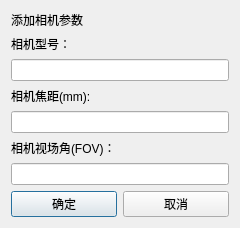
<?xml version="1.0" encoding="UTF-8"?>
<ui version="4.0">
 <class>Dialog_CamSet</class>
 <widget class="QDialog" name="Dialog_CamSet">
  <property name="geometry">
   <rect>
    <x>0</x>
    <y>0</y>
    <width>240</width>
    <height>227</height>
   </rect>
  </property>
  <property name="windowTitle">
   <string>Dialog</string>
  </property>
  <layout class="QGridLayout" name="gridLayout">
   <item row="0" column="0">
    <widget class="QLabel" name="label_18">
     <property name="font">
      <font>
       <family>微软雅黑</family>
      </font>
     </property>
     <property name="text">
      <string>添加相机参数</string>
     </property>
    </widget>
   </item>
   <item row="1" column="0">
    <widget class="QLabel" name="label_15">
     <property name="text">
      <string>相机型号：</string>
     </property>
    </widget>
   </item>
   <item row="2" column="0" colspan="2">
    <widget class="QLineEdit" name="lineEdit_model"/>
   </item>
   <item row="3" column="0">
    <widget class="QLabel" name="label_16">
     <property name="text">
      <string>相机焦距(mm):</string>
     </property>
    </widget>
   </item>
   <item row="4" column="0" colspan="2">
    <widget class="QLineEdit" name="lineEdit_focus">
     <property name="text">
      <string/>
     </property>
    </widget>
   </item>
   <item row="5" column="0" colspan="2">
    <widget class="QLabel" name="label_17">
     <property name="text">
      <string>相机视场角(FOV)：</string>
     </property>
    </widget>
   </item>
   <item row="6" column="0" colspan="2">
    <widget class="QLineEdit" name="lineEdit_fov">
     <property name="text">
      <string/>
     </property>
    </widget>
   </item>
   <item row="7" column="0">
    <widget class="QPushButton" name="btn_OK">
     <property name="text">
      <string>确定</string>
     </property>
    </widget>
   </item>
   <item row="7" column="1">
    <widget class="QPushButton" name="btn_CANCEL">
     <property name="text">
      <string>取消</string>
     </property>
    </widget>
   </item>
  </layout>
 </widget>
 <resources/>
 <connections/>
</ui>
